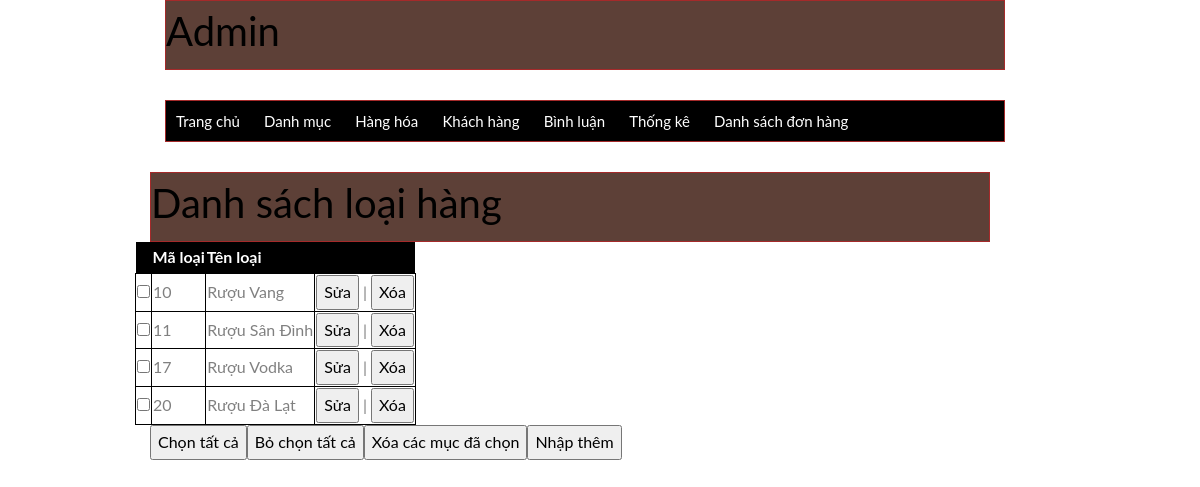
Screenshot of /quantri/index.php?act=lisdm with the database file from the repository.
### tables this page shows
CREATE TABLE `danhmuc` (
  `id` int(10) NOT NULL,
  `name` varchar(200) NOT NULL
);

### model/pdo.php (called while the page is built, shortened)
<?php
function pdo_get_connection(){
    $servername = "localhost";
    $username = "root";
    $password = "";
    try {
        $conn = new PDO("mysql:host=$servername;dbname=duanmau", $username, $password);
        $conn->setAttribute(PDO::ATTR_ERRMODE, PDO::ERRMODE_EXCEPTION);
        return $conn;
    } catch(PDOException $e) {
        echo "Connection failed: " . $e->getMessage();
    }
}
function pdo_query($sql){
    $sql_args=array_slice(func_get_args(),1);
    try{
        $conn=pdo_get_connection();
        $stmt=$conn->prepare($sql);
        $stmt->execute($sql_args);
        $rows=$stmt->fetchAll();
        return $rows;
    }
    catch(PDOException $e){
        throw $e;
    }
    finally{
        unset($conn);
    }
}
?>

### model/danhmuc.php (called while the page is built, shortened)
<?php
function loadall_danhmuc() {
    $sql = "select * from danhmuc";
    $listdanhmuc = pdo_query($sql);
    return $listdanhmuc;
}
?>

### quantri/danhmuc/list.php (the view)
<div class="row">
    <div class="row fratitle">
        <h1>Danh sách loại hàng</h1>
    </div>
    <div class="row">
        <table  class="row">
            <tr class="danhmuc">
                <th></th>
                <th>Mã loại</th>
                <th>Tên loại</th>
                <th></th>
            </tr>
            <?php
                foreach($listdanhmuc as $danhmuc ){
                    extract($danhmuc);
                    $suadm = "index.php?act=suadm&id=".$id;
                    $xoadm = "index.php?act=xoadm&id=".$id;
                echo '<tr>
                    <td><input type="checkbox" name="" id=""></td>
                    <td>'.$id.'</td>
                    <td>'.$name.'</td>
                    <td><a href="'.$suadm.'"><input type="button" value="Sửa"> </a>| <a href="'.$xoadm.'"><input type="button" value="Xóa"></td></a>
                    </tr>
                ';
            }
            ?>
        </table>
    </div>
    <div class="row mb10">
        <input type="button" value="Chọn tất cả">
        <input type="button" value="Bỏ chọn tất cả">
        <input type="button" value="Xóa các mục đã chọn">
        <a href="index.php?act=adddm"><input type="button" value="Nhập thêm"></a>
    </div>
</div>

### quantri/header.php (style rules this page uses)
.row { float: left; width: 100%; }
.fratitle { background-color: #5d4037 !important; border: 1px brown solid; color: white; }
.danhmuc { background-color: black; color: white; width: 100%; }
table tr td { border: 1px black solid; }

### rows the page displays
danhmuc: id "10", name "Rượu Vang"
danhmuc: id "11", name "Rượu Sân Đình"
danhmuc: id "17", name "Rượu Vodka"
danhmuc: id "20", name "Rượu Đà Lạt"
